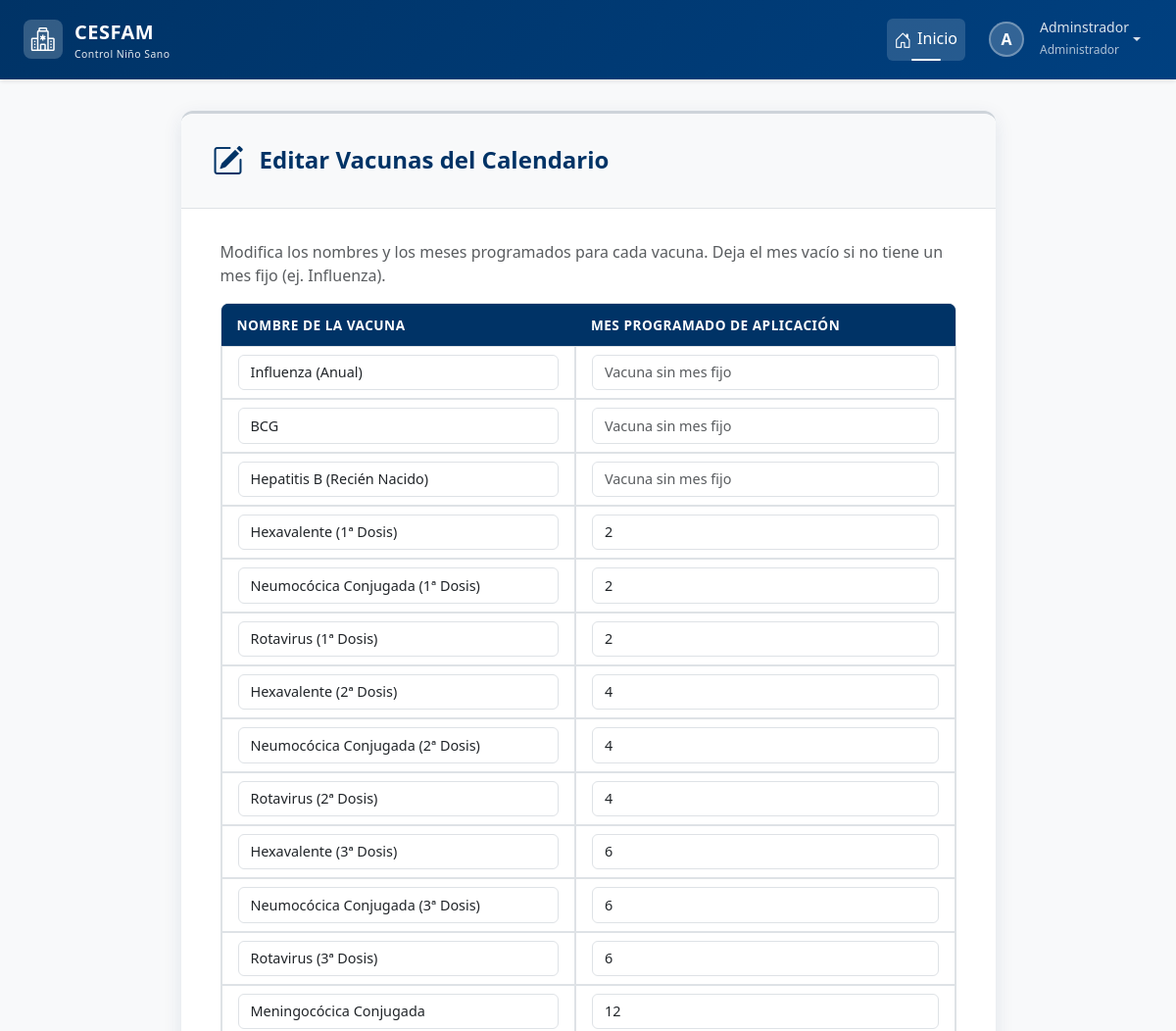
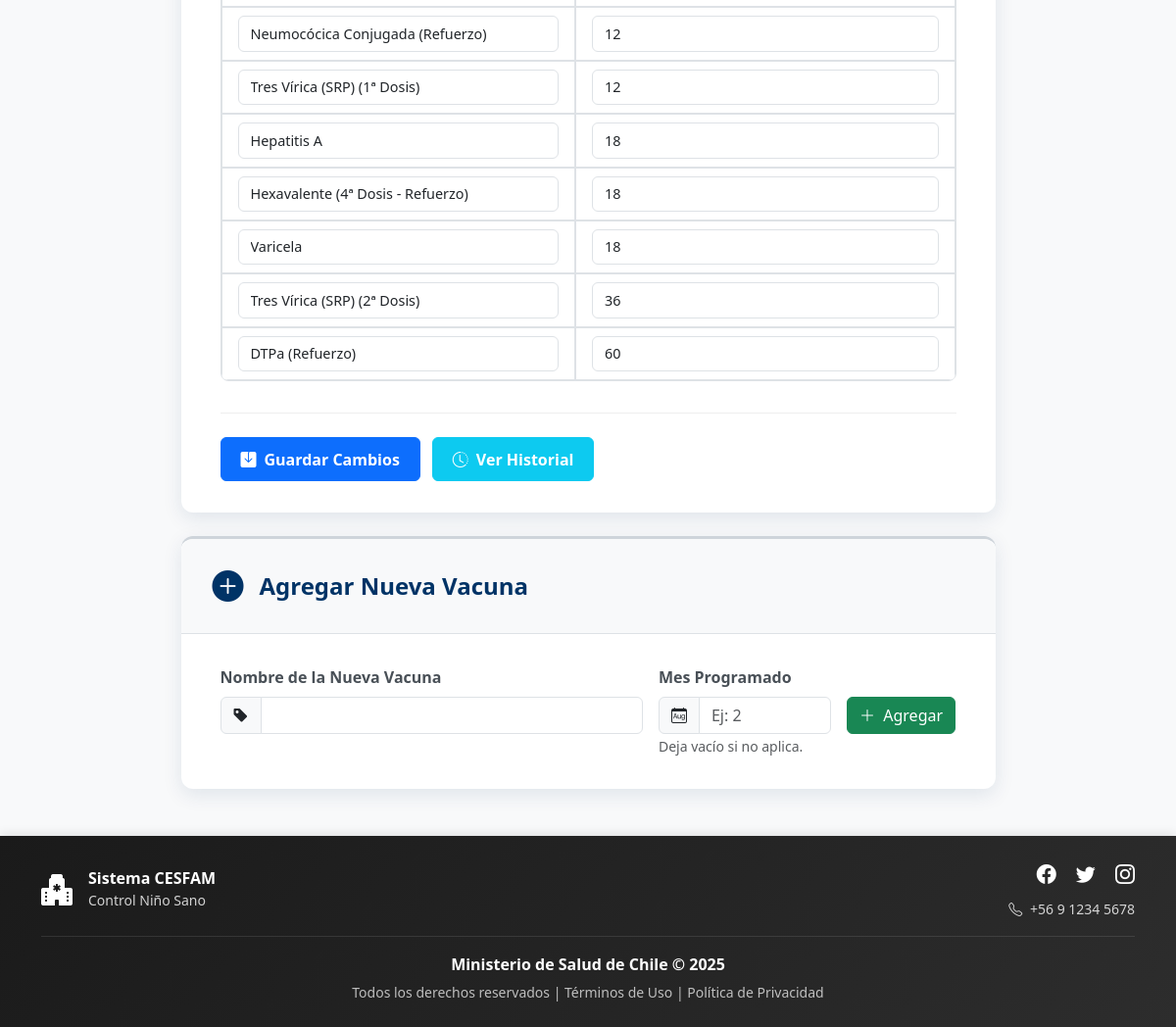
/configuracion/vacunas/ (signed in), run on the app's committed database (2 pictures, top to bottom).
### login/models.py (models this page shows, shortened)
class Usuario(AbstractBaseUser, PermissionsMixin):
    rut = models.CharField(max_length=10, unique=True)
    nombre_completo = models.CharField(max_length=200)
    email = models.EmailField(unique=True)
    rol = models.ForeignKey(Rol, on_delete=models.PROTECT)
    clave_temporal = models.BooleanField(default=False)
    nombre_completo_norm = models.CharField(
        max_length=200,
        editable=False,
        db_index=True
    )
    activo = models.BooleanField(default=True)
    is_staff = models.BooleanField(default=False) # Necesario para el admin de Django
    fecha_creacion = models.DateTimeField(default=timezone.now)
    objects = UsuarioManager()
    USERNAME_FIELD = 'rut'
    REQUIRED_FIELDS = ['nombre_completo', 'email']

class Rol(models.Model):
    id = models.AutoField(primary_key=True)
    nombre_rol = models.CharField(max_length=30, unique=True)
    descripcion = models.CharField(max_length=200)

### control/models.py (models this page shows, shortened)
class Vacuna(models.Model):
    id = models.AutoField(primary_key=True, db_column='vacuna_id')
    nom_vacuna = models.CharField(max_length=200)
    descripcion = models.CharField(max_length=200, blank=True, null=True)
    meses_programada = models.IntegerField(null=True, blank=True)
    history = HistoricalRecords()

### control/views.py (the view, shortened to what this page needs)
# urls.py: path('configuracion/vacunas/', views.configurar_vacunas, name='configurar_vacunas'),
@login_required
@rol_requerido(['Administrador'])
def configurar_vacunas(request):
    vacunas = Vacuna.objects.all().order_by('meses_programada', 'nom_vacuna')
    contexto = {'vacunas': vacunas}
    return render(request, 'control/vacuna/configurar_vacunas.html', contexto)

### control/templates/control/vacuna/configurar_vacunas.html (shortened to what this page needs)
{% extends 'base.html' %}
{% load static %}
{% block extra_css %}
    <link rel="stylesheet" href="{% static 'css/estiloformularios.css' %}">
{% endblock %}
{% block content %}
<div class="container">
    <div class="row justify-content-center">
        <div class="col-lg-10 col-xl-9">
            <div class="card form-card mb-4">
                <div class="form-header">
                    <div class="form-icon"><i class="bi bi-pencil-square"></i></div>
                    <h2>Editar Vacunas del Calendario</h2>
                </div>
                <div class="form-body">
                    <p class="text-muted animate-form-element" style="animation-delay: 0.1s;">
                        Modifica los nombres y los meses programados para cada vacuna. Deja el mes vacío si no tiene un mes fijo (ej. Influenza).
                    </p>
                    <form method="post">
                        <div class="table-responsive animate-form-element" style="animation-delay: 0.2s;">
                            <table class="table table-bordered">
                                <thead>
                                    <tr>
                                        <th>Nombre de la Vacuna</th>
                                        <th>Mes Programado de Aplicación</th>
                                    </tr>
                                </thead>
                                <tbody>
                                    {% for vacuna in vacunas %}
                                    <tr class="animate-table-row" style="--i: {{ forloop.counter0 }}; animation-delay: calc(var(--i) * 0.05s + 0.3s);">
                                        <td>
                                            <input type="text" class="form-control"
                                                   name="nombre_vacuna_{{ vacuna.id }}"
                                                   value="{{ vacuna.nom_vacuna }}">
                                        </td>
                                        <td>
                                            <input type="number" class="form-control"
                                                   name="meses_programada_{{ vacuna.id }}"
                                                   value="{{ vacuna.meses_programada|default:'' }}"
                                                   min="0"
                                                   placeholder="Vacuna sin mes fijo">
                                        </td>
                                    </tr>
                                    {% endfor %}
                                </tbody>
                            </table>
                        </div>
                        <div class="form-buttons animate-form-element" style="animation-delay: 0.5s;">
                            <button type="submit" class="btn btn-primary">
                                <i class="bi bi-save-fill me-2"></i>Guardar Cambios
                            </button>
                            <a href="{% url 'control:historial_vacunas' %}" class="btn btn-info text-white">
                                <i class="bi bi-clock-history me-2"></i>Ver Historial
                            </a>
                        </div>
                    </form>
                </div> </div> <div class="card form-card">
                <div class="form-header">
                    <div class="form-icon"><i class="bi bi-plus-circle-fill"></i></div>
                    <h2>Agregar Nueva Vacuna</h2>
                </div>
                <div class="form-body">
                    <form method="post">
                        <div class="row g-3">
                            <div class="col-md-7 animate-form-element" style="animation-delay: 0.1s;">
                                <label for="new-nombre" class="form-label">Nombre de la Nueva Vacuna</label>
                                <div class="input-group">
                                    <span class="input-group-text"><i class="bi bi-tag-fill"></i></span>
                                    <input type="text" class="form-control" id="new-nombre" name="nuevo_nombre" required>
                                </div>
                            </div>
                            <div class="col-md-3 animate-form-element" style="animation-delay: 0.2s;">
                                <label for="new-mes" class="form-label">Mes Programado</label>
                                <div class="input-group">
                                    <span class="input-group-text"><i class="bi bi-calendar-month"></i></span>
                                    <input type="number" class="form-control" id="new-mes" name="nuevo_mes" min="0" placeholder="Ej: 2" required>
                                </div>
                                <small class="form-text text-muted">Deja vacío si no aplica.</small>
                            </div>
                            <div class="col-md-2 animate-form-element" style="animation-delay: 0.3s;">
                                <button type="submit" class="btn btn-success w-100">
                                     <i class="bi bi-plus-lg me-1"></i> Agregar
                                </button>
                            </div>
                        </div>
                    </form>
                </div> </div>
        </div>
    </div>
</div>
{% endblock %}

### templates/base.html (shortened to what this page needs)
{% load static %}
<!DOCTYPE html>
<html lang="es">
<head>
    <link href="https://cdn.jsdelivr.net/npm/bootstrap@5.3.2/dist/css/bootstrap.min.css" rel="stylesheet"
>
    <link rel="stylesheet" href="https://cdn.jsdelivr.net/npm/bootstrap-icons@1.11.1/font/bootstrap-icons.css">
    <link href="https://cdn.jsdelivr.net/npm/select2@4.1.0-rc.0/dist/css/select2.min.css" rel="stylesheet" />
    <link rel="stylesheet" href="{% static 'css/estilobase.css' %}">
    {% block extra_css %}{% endblock %}
</head>
<body>
    <nav class="navbar navbar-expand-lg navbar-dark navbar-cesfam sticky-top">
        <div class="container-fluid px-4">
            <a class="navbar-brand" href="{% url 'home' %}">
                <div class="logo-icon">
                    <i class="bi bi-hospital text-white fs-4"></i>
                </div>
                <div>
                    <span>CESFAM</span>
                    <small class="d-block" style="font-size: 0.65rem; font-weight: 400; opacity: 0.9;">
                        Control Niño Sano
                    </small>
                </div>
            </a>
            <div class="collapse navbar-collapse" id="navbarNav">
                <ul class="navbar-nav ms-auto align-items-lg-center">
                    <li class="nav-item">
                        <a class="nav-link active" href="{% url 'home' %}">
                            <i class="bi bi-house-door"></i>Inicio
                        </a>
                    </li>
                    {% if request.user.is_authenticated %}
                    <li class="nav-item dropdown ms-lg-2">
                        <a class="nav-link dropdown-toggle d-flex align-items-center" href="#"
                           id="userDropdown" role="button" data-bs-toggle="dropdown" aria-expanded="false">
                            <div class="user-avatar">
                                {{ request.user.nombre_completo|first|upper }}
                            </div>
                            <div class="d-none d-lg-block text-start ms-2">
                                <small class="d-block" style="line-height: 1.2;">
                                    {{ request.user.nombre_completo|truncatewords:2 }}
                                </small>
                                <small style="font-size: 0.75rem; opacity: 0.8;">
                                    {{ request.user.rol.nombre_rol }}
                                </small>
                            </div>
                        </a>
                    </li>
                    {% else %}
                    <li class="nav-item ms-lg-2">
                        <a class="btn btn-light btn-sm" href="{% url 'login' %}">
                            <i class="bi bi-box-arrow-in-right me-1"></i>Iniciar Sesión
                        </a>
                    </li>
                    {% endif %}
                </ul>
            </div>
        </div>
    </nav>
    <main class="main-container container-fluid px-4">
        {% block content %}
        {% endblock %}
    </main>
    <footer class="footer-cesfam text-white py-4 mt-auto">
        <div class="container">
            <div class="row align-items-center">
                <div class="col-md-4 text-center text-md-start mb-3 mb-md-0">
                    <div class="d-flex align-items-center justify-content-center justify-content-md-start">
                        <i class="bi bi-hospital-fill fs-2 me-3"></i>
                        <div>
                            <h6 class="mb-0 fw-bold">Sistema CESFAM</h6>
                            <small style="opacity: 0.8;">Control Niño Sano</small>
                        </div>
                    </div>
                </div>
                <div class="col-md-4 text-center text-md-end">
                    <div class="social-links mb-2">
                        <a href="#" class="text-white text-decoration-none me-3" aria-label="Facebook">
                            <i class="bi bi-facebook fs-5"></i>
                        </a>
                        <a href="#" class="text-white text-decoration-none me-3" aria-label="Twitter">
                            <i class="bi bi-twitter fs-5"></i>
                        </a>
                        <a href="#" class="text-white text-decoration-none" aria-label="Instagram">
                            <i class="bi bi-instagram fs-5"></i>
                        </a>
                    </div>
                    <small style="opacity: 0.8;">
                        <i class="bi bi-telephone me-1"></i> +56 9 1234 5678
                    </small>
                </div>
            </div>
            <div class="footer-divider my-3"></div>
            <div class="row">
                <div class="col-12 text-center">
                    <p class="mb-1">
                        <strong>Ministerio de Salud de Chile &copy; {% now "Y" %}</strong>
                    </p>
                    <small style="opacity: 0.7;">
                        Todos los derechos reservados |
                        <a href="#" class="text-white text-decoration-none">Términos de Uso</a> |
                        <a href="#" class="text-white text-decoration-none">Política de Privacidad</a>
                    </small>
                </div>
            </div>
        </div>
    </footer>
</body>
</html>

### static/css/estilobase.css (style rules this page uses)
:root { --cesfam-primary: #003366; --cesfam-secondary: #0066cc; --cesfam-light: #e7f1ff; --cesfam-dark: #001a33; }
body { display: flex; flex-direction: column; min-height: 100vh; background-color: #f8f9fa; font-family: 'Segoe UI', Tahoma, Geneva, Verdana, sans-serif; }
main { flex: 1; }
.navbar-cesfam { background: linear-gradient(135deg, var(--cesfam-primary) 0%, #004080 100%); box-shadow: 0 2px 4px rgba(0,0,0,.1); padding: 0.75rem 0; }
.navbar-brand { display: flex; align-items: center; font-size: 1.25rem; font-weight: 700; letter-spacing: 0.5px; }
.navbar-brand .logo-icon { width: 40px; height: 40px; background: rgba(255,255,255,0.2); border-radius: 8px; display: flex; align-items: center; justify-content: center; margin-right: 12px; transition: all 0.3s ease; }
.navbar-nav .nav-link { color: rgba(255,255,255,0.85) !important; font-weight: 500; padding: 0.5rem 1rem; margin: 0 0.25rem; border-radius: 6px; transition: all 0.3s ease; position: relative; }
.navbar-nav .nav-link.active { color: #ffffff !important; background-color: rgba(255,255,255,0.15); }
.navbar-nav .nav-link.active::before { content: ''; position: absolute; bottom: 0; left: 50%; transform: translateX(-50%); width: 30px; height: 2px; background-color: #ffffff; border-radius: 2px; }
.navbar-nav .nav-link i { margin-right: 6px; font-size: 1.1em; vertical-align: middle; }
.user-avatar { width: 36px; height: 36px; background: rgba(255,255,255,0.2); border: 2px solid rgba(255,255,255,0.3); border-radius: 50%; display: flex; align-items: center; justify-content: center; font-weight: 600; color: white; margin-right: 8px; transition: all 0.3s ease; }
.footer-cesfam { background: linear-gradient(135deg, #1a1a1a 0%, #2d2d2d 100%); box-shadow: 0 -2px 10px rgba(0,0,0,0.1); margin-top: auto; }
.footer-divider { height: 1px; background: rgba(255,255,255,0.1); margin: 1rem 0; }
.footer-cesfam .social-links a { transition: all 0.3s ease; display: inline-block; }
.footer-cesfam .social-links a i { transition: all 0.3s ease; }
.main-container { padding-top: 2rem; padding-bottom: 3rem; min-height: calc(100vh - 200px); animation: fadeIn 0.8s ease-in-out; }
.card { border: none; box-shadow: 0 1px 3px rgba(0,0,0,0.08); border-radius: 10px; transition: all 0.3s ease; }
.form-label { font-weight: 500; color: #495057; margin-bottom: 0.5rem; }
.table { background-color: white; }
.table thead { background-color: #f8f9fa; }
.table thead th { border-bottom: 2px solid #dee2e6; font-weight: 600; color: var(--cesfam-primary); text-transform: uppercase; font-size: 0.875rem; letter-spacing: 0.5px; }

### data on the page
Usuario: user.nombre_completo|first "A", user.nombre_completo "Adminstrador", user.rol.nombre_rol "Administrador"
Vacuna: nom_vacuna "Influenza (Anual)"
Vacuna: nom_vacuna "BCG"
Vacuna: nom_vacuna "Hepatitis B (Recién Nacido)"
Vacuna: nom_vacuna "Hexavalente (1ª Dosis)", meses_programada "2"
Vacuna: nom_vacuna "Neumocócica Conjugada (1ª Dosis)", meses_programada "2"
Vacuna: nom_vacuna "Rotavirus (1ª Dosis)", meses_programada "2"
Vacuna: nom_vacuna "Hexavalente (2ª Dosis)", meses_programada "4"
Vacuna: nom_vacuna "Neumocócica Conjugada (2ª Dosis)", meses_programada "4"
Vacuna: nom_vacuna "Rotavirus (2ª Dosis)", meses_programada "4"
Vacuna: nom_vacuna "Hexavalente (3ª Dosis)", meses_programada "6"
Vacuna: nom_vacuna "Neumocócica Conjugada (3ª Dosis)", meses_programada "6"
Vacuna: nom_vacuna "Rotavirus (3ª Dosis)", meses_programada "6"
Vacuna: nom_vacuna "Meningocócica Conjugada", meses_programada "12"
Vacuna: nom_vacuna "Neumocócica Conjugada (Refuerzo)", meses_programada "12"
Vacuna: nom_vacuna "Tres Vírica (SRP) (1ª Dosis)", id "12"
Vacuna: nom_vacuna "Hepatitis A", meses_programada "18"
Vacuna: nom_vacuna "Hexavalente (4ª Dosis - Refuerzo)", meses_programada "18"
Vacuna: nom_vacuna "Varicela", meses_programada "18"
Vacuna: nom_vacuna "Tres Vírica (SRP) (2ª Dosis)", meses_programada "36"
Vacuna: nom_vacuna "DTPa (Refuerzo)", meses_programada "60"
